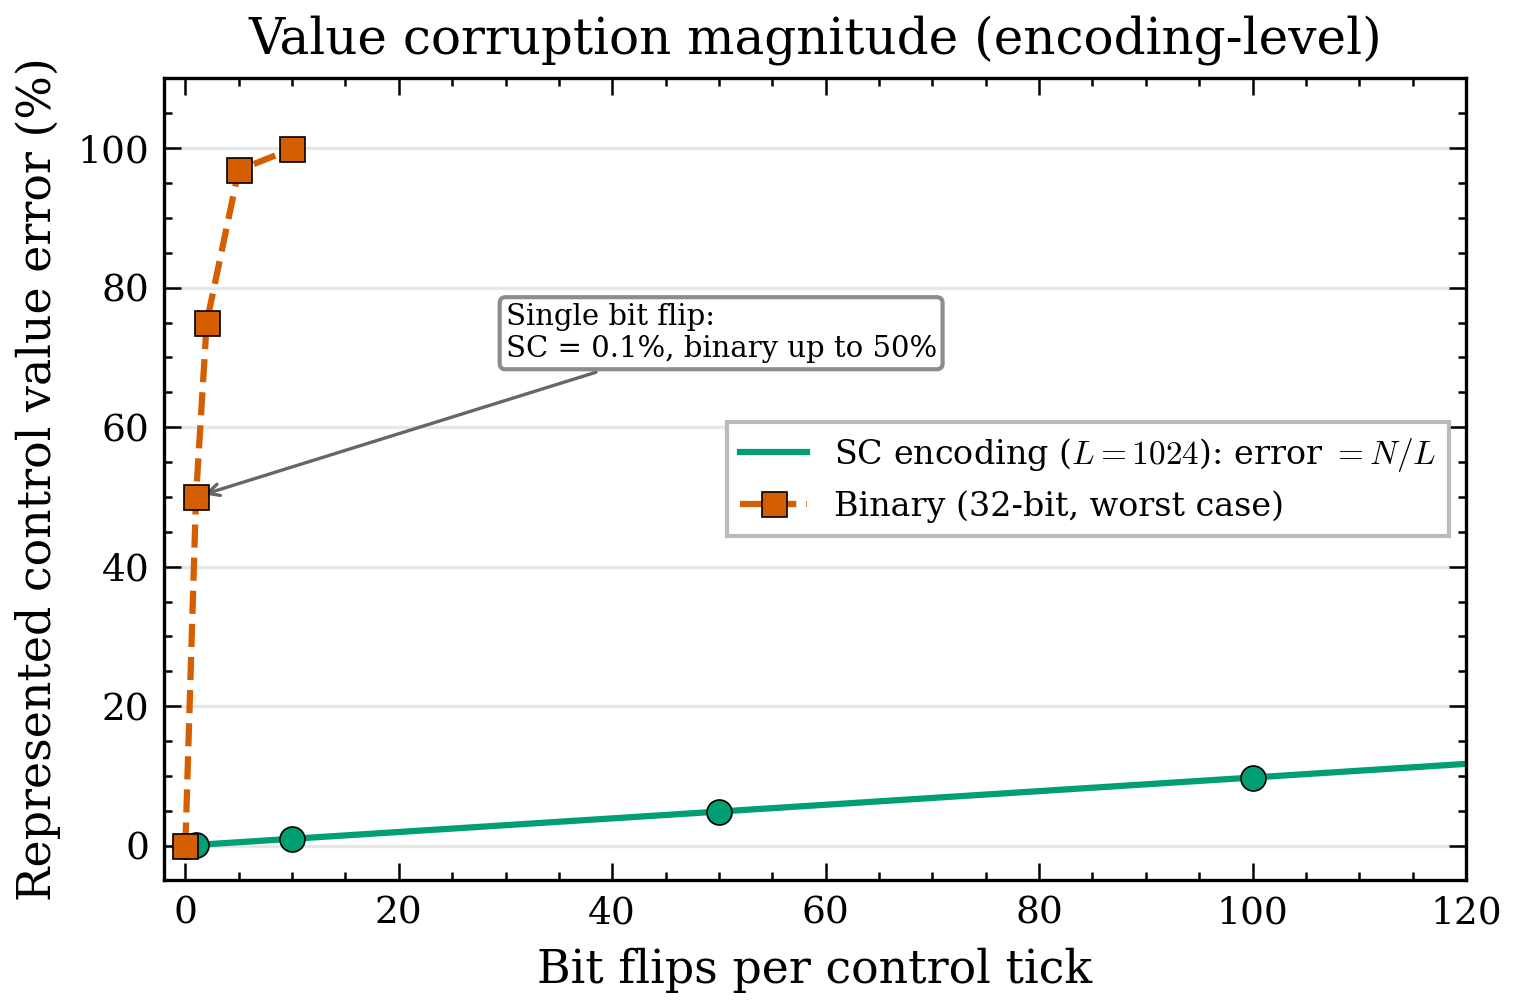

Python code for this plot:
#!/usr/bin/env python3
# SPDX-License-Identifier: AGPL-3.0-or-later
# Commercial license available
# © Concepts 1996–2026 Miroslav Šotek. All rights reserved.
# © Code 2020–2026 Miroslav Šotek. All rights reserved.
# ORCID: 0009-0009-3560-0851
# Contact: www.anulum.li | protoscience@anulum.li
# SCPN Fusion Core — source/config header compliance
"""
Figure: Radiation tolerance — bit-flip rate vs corruption of the control value.

Single panel: corruption of the *represented control value* (%) vs bit-flips per
control tick, for the 1024-bit stochastic-computing (SC) encoding against the
worst case for a 32-bit binary register.

This is a property of the ENCODING and is exactly derivable: N flips in an
L = 1024-bit stream change the value by at most N/L.  In a normalized unsigned
32-bit register, flipping the N highest-order bits changes the represented value
by a fraction 1 - 2^-N.  Encoding robustness is not a closed-loop stabilisation
or radiation-tolerance claim.

Output: fig_radiation_tolerance.pdf / .png
"""

import sys
import os
import numpy as np

sys.path.insert(0, os.path.dirname(__file__))
from style import apply_style, figsize, SINGLE_COL, COLORS

apply_style()
import matplotlib.pyplot as plt


def main():
    outdir = os.path.dirname(__file__)

    fig, ax = plt.subplots(figsize=figsize(SINGLE_COL * 1.6, 0.62))

    flips = np.array([0, 1, 10, 50, 100])
    value_error_sc = flips / 1024 * 100

    # Binary controller: a single high-order flip is catastrophic.
    flips_binary = np.array([0, 1, 2, 5, 10])
    value_error_binary = (1.0 - 2.0 ** (-flips_binary)) * 100

    flips_fine = np.linspace(0, 120, 200)
    sc_error_fine = flips_fine / 1024 * 100  # exact SC degradation law

    ax.plot(flips_fine, sc_error_fine, '-', color=COLORS["green"],
            lw=1.5, label='SC encoding ($L=1024$): error $= N/L$')
    ax.plot(flips, value_error_sc, 'o', color=COLORS["green"],
            markersize=6, markeredgecolor='k', markeredgewidth=0.4, zorder=5)

    ax.plot(flips_binary, value_error_binary, 's--', color=COLORS["red"],
            lw=1.5, markersize=6, markeredgecolor='k',
            markeredgewidth=0.4, label='Binary (32-bit, worst case)', zorder=5)

    ax.annotate('Single bit flip:\nSC = 0.1%, binary up to 50%',
                xy=(1, 50), xytext=(30, 70),
                fontsize=7, ha='left',
                arrowprops=dict(arrowstyle='->', color='0.4', lw=0.8),
                bbox=dict(boxstyle='round,pad=0.2', facecolor='white',
                          edgecolor='0.5', alpha=0.9))

    ax.set_xlabel('Bit flips per control tick')
    ax.set_ylabel('Represented control value error (%)')
    ax.set_title('Value corruption magnitude (encoding-level)')
    ax.set_xlim(-2, 120)
    ax.set_ylim(-5, 110)
    ax.legend(loc='center right', fontsize=8)
    ax.yaxis.grid(True, which='major', alpha=0.3, zorder=0)

    for ext in ('pdf', 'png'):
        fig.savefig(os.path.join(outdir, f'fig_radiation_tolerance.{ext}'))
    plt.close(fig)
    print('  [OK] fig_radiation_tolerance (analytical value-error illustration)')


if __name__ == '__main__':
    main()
